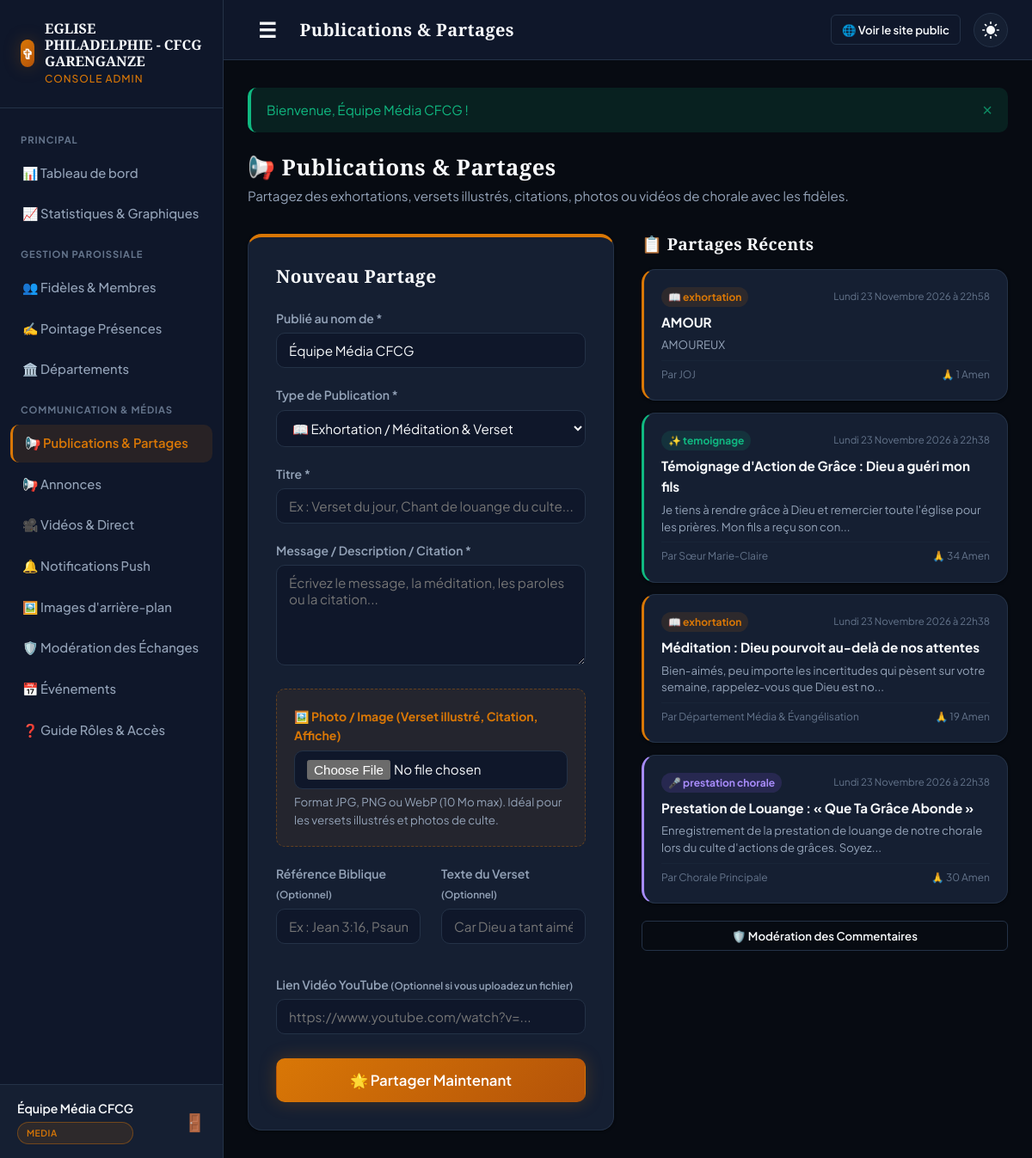
/admin/communaute_publier.php (signed in), run on the app's committed database.
### tables this page shows
CREATE TABLE `eglise` (
  `id` int NOT NULL AUTO_INCREMENT,
  `nom` varchar(150) NOT NULL,
  `slogan` varchar(200) DEFAULT NULL,
  `adresse` varchar(255) DEFAULT NULL,
  `telephone` varchar(30) DEFAULT NULL,
  `email` varchar(100) DEFAULT NULL,
  `logo` varchar(255) DEFAULT NULL,
  `a_propos` text,
  `facebook_url` varchar(255) DEFAULT NULL,
  `youtube_url` varchar(255) DEFAULT NULL,
  `tiktok_url` varchar(255) DEFAULT NULL,
  `whatsapp` varchar(30) DEFAULT NULL,
  PRIMARY KEY (`id`)
);

CREATE TABLE `publications_communaute` (
  `id` int NOT NULL AUTO_INCREMENT,
  `fidele_id` int DEFAULT NULL,
  `auteur_nom` varchar(100) NOT NULL,
  `type` enum('exhortation','temoignage','prestation_chorale','partage') NOT NULL DEFAULT 'partage',
  `titre` varchar(200) NOT NULL,
  `contenu` text NOT NULL,
  `verset_reference` varchar(100) DEFAULT NULL,
  `verset_texte` text,
  `media_url` varchar(500) DEFAULT NULL,
  `fichier_local` varchar(255) DEFAULT NULL,
  `image_url` varchar(255) DEFAULT NULL,
  `statut` enum('publie','en_attente_moderation','rejete') DEFAULT 'publie',
  `likes_count` int unsigned DEFAULT '0',
  `admin_id` int DEFAULT NULL,
  `created_at` timestamp NULL DEFAULT CURRENT_TIMESTAMP,
  `updated_at` timestamp NULL DEFAULT CURRENT_TIMESTAMP ON UPDATE CURRENT_TIMESTAMP,
  PRIMARY KEY (`id`),
  KEY `idx_pub_type_statut` (`type`,`statut`),
  KEY `idx_pub_created` (`created_at`),
  KEY `fk_pub_fidele` (`fidele_id`),
  CONSTRAINT `fk_pub_fidele` FOREIGN KEY (`fidele_id`) REFERENCES `fideles` (`id`) ON DELETE SET NULL
);

### admin/communaute_publier.php (the view, shortened to what the rows shown need)
<?php
require_once __DIR__ . '/../config/database.php';
require_once __DIR__ . '/../includes/functions.php';
require_once __DIR__ . '/../includes/db_helpers.php';
$recentes = db()->query("
    SELECT * FROM publications_communaute
    ORDER BY created_at DESC
    LIMIT 10
")->fetchAll();
$church = get_church_info();
include __DIR__ . '/../templates/admin_header.php';
?>
<div style="margin-bottom: 2rem;">
    <h2 style="font-size: 1.6rem; margin-bottom: 4px;">📢 Publications & Partages</h2>
</div>
<div style="display: grid; grid-template-columns: repeat(auto-fit, minmax(320px, 1fr)); gap: 2rem; align-items: start;">
    <div>
        <?php if (empty($recentes)): ?>
            <div class="card" style="padding: 1.5rem; text-align: center; color: var(--text-muted);">
                Aucune publication pour l'instant.
            </div>
        <?php else: ?>
            <div style="display: flex; flex-direction: column; gap: 0.85rem;">
                <?php
                $typeBadges = [
                    'prestation_chorale' => ['🎤', '#A78BFA', 'rgba(139,92,246,0.15)'],
                    'exhortation'        => ['📖', 'var(--gold-primary)', 'rgba(217,119,6,0.12)'],
                    'temoignage'         => ['✨', '#10B981', 'rgba(16,185,129,0.12)'],
                    'partage'            => ['💬', '#60A5FA', 'rgba(59,130,246,0.12)'],
                ];
                foreach ($recentes as $r):
                    $badge = $typeBadges[$r['type']] ?? ['📌', 'var(--gold-primary)', 'rgba(217,119,6,0.1)'];
                ?>
                <div class="card" style="padding: 1.25rem; border-left: 3px solid <?= $badge[1] ?>;">
                    <div style="display: flex; justify-content: space-between; align-items: center; margin-bottom: 6px;">
                        <span style="font-size: 0.75rem; color: <?= $badge[1] ?>; background: <?= $badge[2] ?>; padding: 2px 8px; border-radius: 999px; font-weight: 700;">
                            <?= $badge[0] ?> <?= e(str_replace('_', ' ', $r['type'])) ?>
                        </span>
                        <span style="font-size: 0.72rem; color: var(--text-muted);"><?= format_date_fr($r['created_at'], true) ?></span>
                    </div>
                    <strong style="font-size: 0.95rem; color: var(--text-primary); display: block; margin-bottom: 4px;">
                        <?= e($r['titre']) ?>
                    </strong>
                    <p style="font-size: 0.825rem; color: var(--text-secondary); margin: 0; line-height: 1.5;">
                        <?= e(truncate_text($r['contenu'], 100)) ?>
                    </p>
                    <div style="display: flex; justify-content: space-between; align-items: center; margin-top: 8px; font-size: 0.75rem; color: var(--text-muted); border-top: 1px solid var(--border-subtle); padding-top: 6px;">
                        <span>Par <?= e($r['auteur_nom']) ?></span>
                        <span>🙏 <?= (int)$r['likes_count'] ?> Amen</span>
                    </div>
                </div>
                <?php endforeach; ?>
            </div>
        <?php endif; ?>
    </div>
</div>
<?php include __DIR__ . '/../templates/admin_footer.php'; ?>

### templates/admin_sidebar.php (shortened to what the rows shown need)
<aside class="admin-sidebar" id="admin-sidebar">
    <a href="<?= ADMIN_URL ?>/index.php" class="sidebar-brand">
        <div class="brand-text">
            <span class="brand-title" style="font-size: 1rem;"><?= e($church['nom'] ?? 'Église App') ?></span>
            <span class="brand-subtitle">Console Admin</span>
        </div>
    </a>
</aside>

### data on the page
eglise: nom "EGLISE PHILADELPHIE - CFCG GARENGANZE"
publications_communaute: type "📖", type "exhortation", created_at "Lundi 23 Novembre 2026 à 22h58", titre "AMOUR", contenu "AMOUREUX", auteur_nom "JOJ", likes_count "1"
publications_communaute: type "✨", type "temoignage", created_at "Lundi 23 Novembre 2026 à 22h38", titre "Témoignage d'Action de Grâce : Dieu a guéri mon fils", contenu "Je tiens à rendre grâce à Dieu et remercier toute l'église pour les prières. Mon fils a reçu son con...", auteur_nom "Sœur Marie-Claire", likes_count "34"
publications_communaute: type "📖", type "exhortation", created_at "Lundi 23 Novembre 2026 à 22h38", titre "Méditation : Dieu pourvoit au-delà de nos attentes", contenu "Bien-aimés, peu importe les incertitudes qui pèsent sur votre semaine, rappelez-vous que Dieu est no...", auteur_nom "Département Média & Évangélisation", likes_count "19"
publications_communaute: type "🎤", type "prestation chorale", created_at "Lundi 23 Novembre 2026 à 22h38", titre "Prestation de Louange : « Que Ta Grâce Abonde »", contenu "Enregistrement de la prestation de louange de notre chorale lors du culte d'actions de grâces. Soyez...", auteur_nom "Chorale Principale", likes_count "30"

### other printed values
$currentUser['nom'] "Équipe Média CFCG"
$currentUser['role'] "MEDIA"
$adminHeaderTitle "Publications & Partages"
$flash['message'] "Bienvenue, Équipe Média CFCG !"
